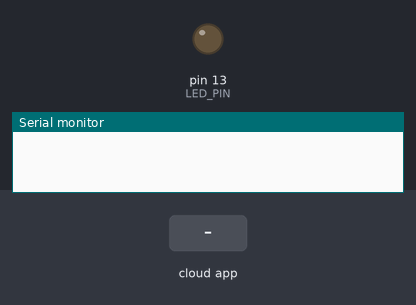
Bench run of a sketch on a simulated Arduino Uno, built with avr-gcc and run on an emulated ATmega328P. Shown: output pins drawn as LEDs (lit = HIGH), the last lines printed to the serial monitor. The inputs (shaded band) are chosen by the test bench. The ROS host is connected and sends only what is stated.

Above: at 1.2 s.
1.3 s: the phone or cloud app sets character_topic to A
At 2.7 s:
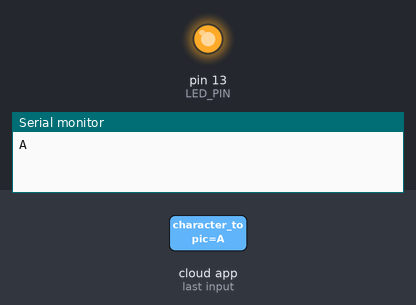
Timing chart, 0 to 4.3 s (numbered marks = the images above; inputs shaded):
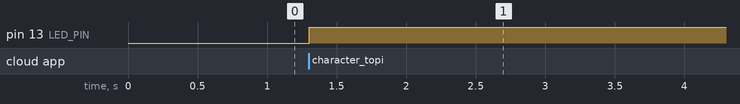

Measured:
- after the input at 1.3 s, pin 13 (LED_PIN): LOW → HIGH at once

The sketch:

led.ino
```cpp
#include <ros.h>
#include <std_msgs/String.h>

const int LED_PIN = 13; // Change to your LED pin

ros::NodeHandle nh;

void messageCallback(const std_msgs::String& msg) {
  Serial.println(msg.data); // Directly print the received string
  if (strcmp(msg.data, "A") == 0) { // Compare strings using strcmp
    digitalWrite(LED_PIN, HIGH); // Turn LED on
  } else {
    digitalWrite(LED_PIN, LOW); // Turn LED off
  }
}

ros::Subscriber<std_msgs::String> sub("character_topic", &messageCallback);

void setup() {
  pinMode(LED_PIN, OUTPUT);
  Serial.begin(9600); // Initialize serial communication for debugging
  nh.initNode();
  nh.subscribe(sub);
}

void loop() {
  nh.spinOnce();
  delay(10);
}
```
